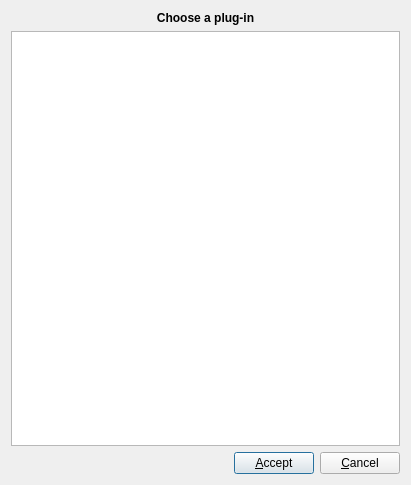
<ui version="4.0" >
 <class>Dialog</class>
 <widget class="QDialog" name="Dialog" >
  <property name="geometry" >
   <rect>
    <x>0</x>
    <y>0</y>
    <width>411</width>
    <height>485</height>
   </rect>
  </property>
  <property name="windowTitle" >
   <string>Dialog</string>
  </property>
  <layout class="QVBoxLayout" >
   <item>
    <widget class="QLabel" name="uiTitle" >
     <property name="text" >
      <string>&lt;center>&lt;b>Choose a plug-in&lt;/b>&lt;/center></string>
     </property>
    </widget>
   </item>
   <item>
    <widget class="QListWidget" name="uiList" />
   </item>
   <item>
    <layout class="QHBoxLayout" >
     <item>
      <spacer>
       <property name="orientation" >
        <enum>Qt::Horizontal</enum>
       </property>
       <property name="sizeHint" >
        <size>
         <width>40</width>
         <height>20</height>
        </size>
       </property>
      </spacer>
     </item>
     <item>
      <widget class="QPushButton" name="pushAccept" >
       <property name="text" >
        <string>&amp;Accept</string>
       </property>
       <property name="icon" >
        <iconset resource="common.qrc" >:/images/images/ok.png</iconset>
       </property>
       <property name="default" >
        <bool>true</bool>
       </property>
      </widget>
     </item>
     <item>
      <widget class="QPushButton" name="pushCancel" >
       <property name="text" >
        <string>&amp;Cancel</string>
       </property>
       <property name="icon" >
        <iconset resource="common.qrc" >:/images/images/cancel.png</iconset>
       </property>
      </widget>
     </item>
    </layout>
   </item>
  </layout>
 </widget>
 <resources>
  <include location="common.qrc" />
 </resources>
 <connections>
  <connection>
   <sender>pushCancel</sender>
   <signal>clicked()</signal>
   <receiver>Dialog</receiver>
   <slot>reject()</slot>
   <hints>
    <hint type="sourcelabel" >
     <x>352</x>
     <y>462</y>
    </hint>
    <hint type="destinationlabel" >
     <x>370</x>
     <y>482</y>
    </hint>
   </hints>
  </connection>
 </connections>
</ui>
